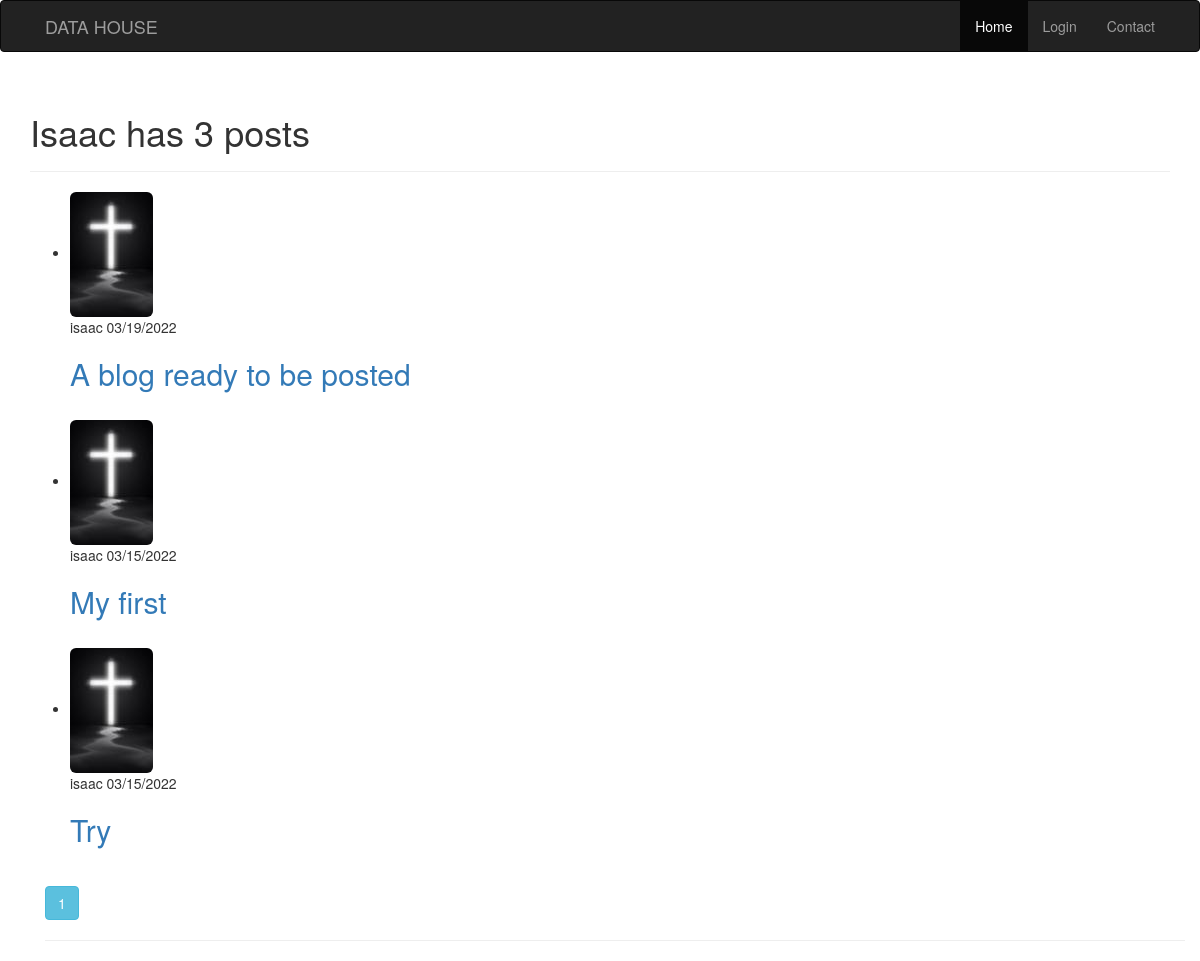
Page /post/isaac on the committed database.
### app/models.py (models this page shows, shortened)
class User(db.Model, UserMixin):
    __tablename__ = 'users'
    id = db.Column(db.Integer, primary_key = True)
    name = db.Column(db.String(60), index = True)
    location = db.Column(db.String(60), index = True)
    About_me = db.Column(db.Text())
    profilepic = db.Column(db.String(), default= 'default.jpg')
    email = db.Column(db.String(70), unique = True, index = True)
    password = db.Column(db.String(10), index=True)
    role_id = db.Column(db.Integer, db.ForeignKey('roles.id'))
    posts = db.relationship('Post', backref = 'user', lazy = True)

class Post(db.Model):
    __tablename__ = 'posts'
    id = db.Column(db.Integer, primary_key = True)
    title = db.Column(db.String(100), index = True, nullable = False)
    content = db.Column(db.Text(60), index = True, nullable = False)
    posted = db.Column(db.DateTime, index = True, default = datetime.utcnow)
    user_id = db.Column(db.Integer, db.ForeignKey('users.id'), nullable = False)

### app/posts/views.py (the view)
@posts.route('/post/<username>', methods =['GET'])
def users_posts(username):
    page= request.args.get('page', 1, type=int)
    user = User.query.filter_by(name =username).first_or_404()
    post = Post.query.filter_by( user =user ).order_by(Post.posted.desc()).paginate(page=page, per_page=4)
    return render_template('posts/users_post.html', post =post, user =user  )

### app/templates/posts/users_post.html (shortened to what this page needs)
{%extends 'base.html' %}
{% import 'bootstrap/wtf.html' as wtf %}
{%block page_content%}
    <div class = 'page-header' >
        <h1>
            {{user.name |capitalize}} has {{post.total}} posts
        </h1>
    </div>
    <ul class="posts">
        {% for post in post.items %}
            <li class="post">
                <div class="profile-thumbnail">
                    <img class="img-rounded profile-thumbnail" src="{{url_for('static', filename='pics/' + post.user.profilepic )}}">
                </div>
                <div>
                    <p>{{ post.user.name }} {{moment(post.posted).format('L')}}</p>
                    <h2><a class="article-title" href="{{ url_for('posts.post', post_id=post.id) }}">{{post.title|capitalize}}</a></h2>
                </div>
                <br>
            </li>
        {%endfor %}
    </ul>
    <div class="container" >
        {% for num in post.iter_pages(left_edge=1, right_edge=1, left_current=1, right_current=2) %}
            {% if num %}
                {% if num == post.page %}
                    <a class="btn btn-info mb-4" href="{{ url_for('main.index', page = num ) }}">{{num}}</a>
                {% else %}
                    <a class="btn btn-outline-info mb-4" href="{{ url_for('main.index', page = num ) }}">{{num}}</a>
                {%endif%}
            {% else %}
                ....
            {%endif%}
        {% endfor %}
        <hr>
    </div>
{%endblock%}

### rows in the picture
User: name "Isaac"
Post: profilepic (placeholder picture), user.name "isaac", posted "03/19/2022", title "A blog ready to be posted"
Post: profilepic (placeholder picture), user.name "isaac", posted "03/15/2022", title "My first"
Post: profilepic (placeholder picture), user.name "isaac", posted "03/15/2022", title "Try"

### other values in the picture
{{ post.total }} "3"
{{ num }} "1"
